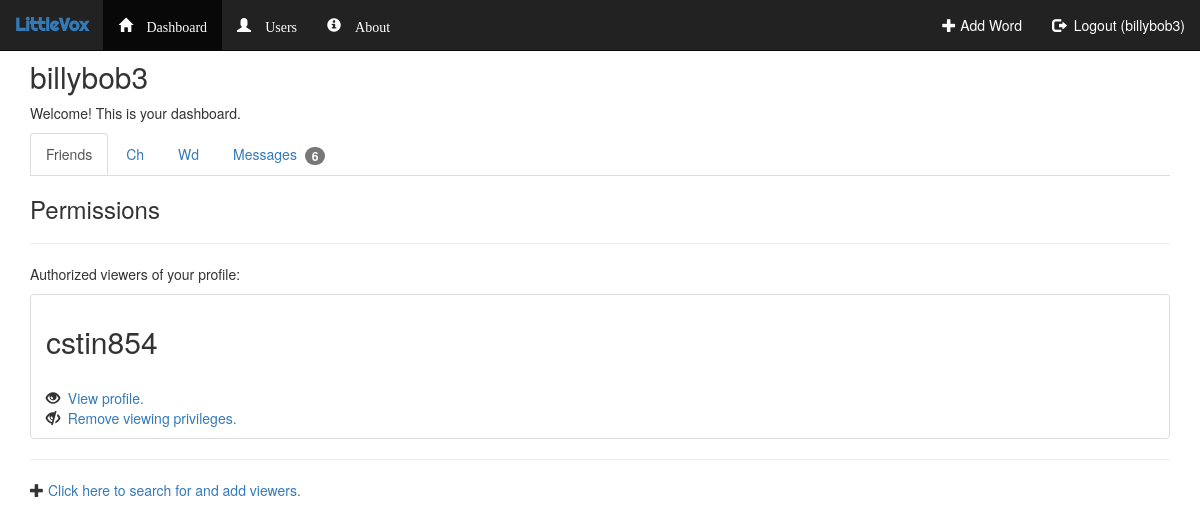
The app's page /outline/user/billybob3/ (signed in), older data.
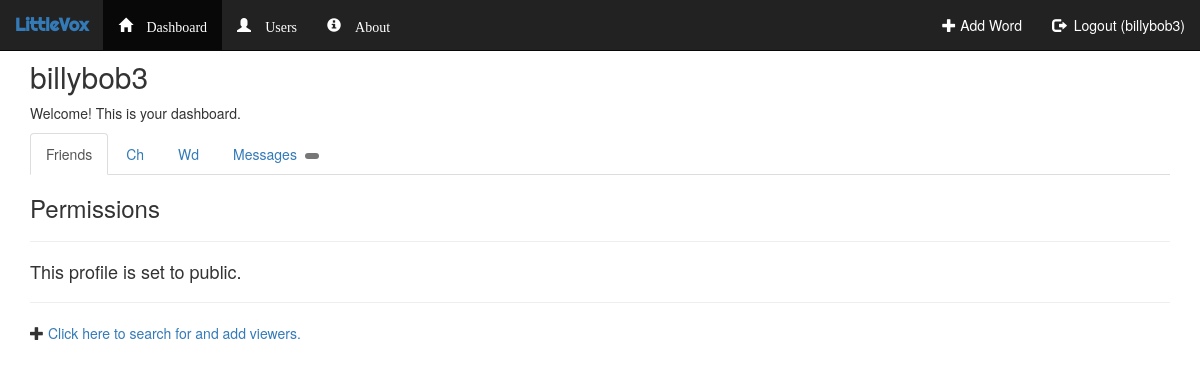
The same page, newer data.
### outline/models.py (models this page shows, shortened)
class Viewer(models.Model):
    owner = models.ForeignKey(User, on_delete=models.CASCADE)
    viewer = models.CharField(max_length=30)
    is_blocked = models.BooleanField(default=False)

### outline/views.py (the view, shortened to what this page needs)
# urls.py: url(r'^user/(?P<user>[A-Za-z0-9]+)/$', views.user_splashpage, name='user_splashpage'),
def user_splashpage(request, user):
    context = dict()
    if request.POST:
        request.session['error_title'] = "Processing test."
        msg = ''
        for key, val in request.POST.items():
            msg += "Key = " + key + "<br>"
            msg += "------Val = " + val + "<hr>"
        request.session['error_message'] = msg
        return redirect('outline:user_splashpage', user=request.user.username)
    else:
        try:
            user = User.objects.get(username=user)
        except:
            request.session['error_message'] = "That user does not exist."
            return redirect('outline:users')
        if 'error_message' in request.session:
            context['error_message'] = request.session['error_message']
            del request.session['error_message']
            request.session.modified = True
        if 'error_title' in request.session:
            context['error_title'] = request.session['error_title']
            del request.session['error_title']
            request.session.modified = True
        context['dashboard_active'] = True
        context['user'] = user.username
        if request.user.username == user.username:
            try:
                context['viewer_list'] = list(user.viewer_set.all())
            except:
                context['viewer_list'] = False
            try:
                context['child_list'] = list(user.child_set.all())
            except:
                context['child_list'] = False
            try:
                context['messages'] = list(user.message_set.all())
                context['number_of_messages'] = len(context['messages'])
            except:
                context['messages'] = False
                context['number_of_messages'] = False
            context['dashboard_header'] = "Welcome! This is your dashboard."
            context['is_owner'] = True
            return render(request, 'outline/dashboard.html', context)

### outline/models.py (called while the page is built)
    def is_actionable(self):
        if self.sender == 'admin' or self.recipient.username == 'admin':
            return False
        else:
            return True

### outline/templates/outline/dashboard.html (shortened to what this page needs)
{% extends 'outline/base.html' %}
{% block body %}
<div class="container">
    <h2>{{ user }}</h2>
    <p>{{ dashboard_header }}</p>
    <ul class="nav nav-tabs">
        <li class="active"><a data-toggle="tab" href="#home">Friends</a></li>
        <li><a data-toggle="tab" href="#menu1">Ch</a></li>
        <li><a data-toggle="tab" href="#menu2">Wd</a></li>
        <li>
            <a data-toggle="tab" href="#messages">
                Messages&nbsp;
                <span class="badge">
                    {% if number_of_messages %}
                    {{ number_of_messages }}
                    {% endif %}
                </span>
            </a>
        </li>
    </ul>
    <div class="tab-content">
        <div id="home" class="tab-pane fade in active">
            <h3>Permissions</h3>
            <hr>
            {% include 'outline/snippets/permissions_list.html' %}
        </div>
    </div>
</div>
{% endblock %}

### outline/templates/outline/base.html (shortened to what this page needs)
<!DOCTYPE html>
<html lang="en">
<head>
    <link rel="stylesheet" href="https://maxcdn.bootstrapcdn.com/bootstrap/3.3.7/css/bootstrap.min.css">
    {% load staticfiles %}
</head>
<body>
<nav class="navbar navbar-inverse  navbar-fixed-top">
    <div class="container-fluid">
        <div class="navbar-header">
            <a class="navbar-brand" href="{% url 'outline:index' %}" style="font-family: 'Righteous', serif;
                color: #337AB7;">
                <strong>LittleVox</strong>
            </a>
        </div>
        <div class="collapse navbar-collapse" id="myNavbar">
            <ul class="nav navbar-nav">
                <li class="{% if dashboard_active %}active{% endif %}">
                    <a href="
                            {% if request.user.username %}/outline/user/{{ request.user.username }}/
                            {% else %}{% url 'outline:index' %}
                            {% endif %}" style="color: #FFFFFF;">
                        <span class="glyphicon glyphicon-home" aria-hidden="True">&nbsp;Dashboard</span>
                    </a>
                </li>
                <li class="{% if users_active %}active{% endif %}">
                    <a href="{% url 'outline:users' %}" style="color: #FFFFFF;">
                        <span class="glyphicon glyphicon-user" aria-hidden="True">&nbsp;Users</span>
                    </a>
                </li>
                <li class="{% if about_active %}active{% endif %}">
                    <a href="#" style="color: #FFFFFF;">
                        <span class="glyphicon glyphicon-info-sign" aria-hidden="True">&nbsp;About</span>
                    </a>
                </li>
            </ul>
            <ul class="nav navbar-nav navbar-right">
                <li class="{% if addword_active %}active{% endif %}">
                    <a href="#" style="color: #FFFFFF;"><span class="glyphicon glyphicon-plus"></span>&nbsp;Add Word</a>
                </li>
                {% if request.user.username %}
                <li class="{% if loginout_active %}active{% endif %}">
                    <a href="{% url 'outline:logout' %}" style="color: #FFFFFF;"><span
                            class="glyphicon glyphicon-log-out"></span>
                        &nbsp;Logout ({{ request.user.username }})
                    </a>
                </li>
                {% else %}
                <li class="{% if loginout_active %}active{% endif %}">
                    <a href="{% url 'outline:login' %}" style="color: #FFFFFF;">
                        <span class="glyphicon glyphicon-log-in"></span>&nbsp;Login
                    </a>
                </li>
                {% endif %}
            </ul>
        </div>
    </div>
</nav>
<br><br>
{% block body %}
{% endblock %}
</body>
</html>

### outline/templates/outline/snippets/permissions_list.html
{% if is_owner %}
    {% if viewer_list %}
    <p>Authorized viewers of your profile:</p>
    <ul class="list-group">
        {% for viewer in viewer_list %}
        <li class="list-group-item">
            <h2>{{ viewer.viewer }}</h2>
            <br>
            <span class="glyphicon glyphicon-eye-open"></span>&nbsp;
            <a href="/outline/user/{{ viewer.viewer }}/">View profile.</a>
            <br>
            <span class="glyphicon glyphicon-eye-close"></span>&nbsp;
            <a href="/outline/rm/{{ viewer.viewer }}/">Remove viewing privileges.</a>
        </li>
        {% endfor %}
    </ul>
    {% else %}
    <h4>
        This profile is set to public.
    </h4>
    {% endif %}
    <hr>
    <span class="glyphicon glyphicon-plus"></span>
    <a href="{% url 'outline:users' %}">Click here to search for and add viewers.</a>
{% else %}
    Trying to view someone else's permissons? Well, we had better figure out something to put here....<br>
    Two options<br>
    (1) Are auth viewer -- show some shiz.<br>
(2) Not auth viewer -- request access page. <strong>This should be handled in the view.</strong>
{% endif %}

Row changes from the older to the newer data that the page shows:
removed Viewer: viewer "cstin854"
Text that changed along with them:
{{ number_of_messages }}: "6" → (not shown)
text no longer shown: "Authorized viewers of your profile:"
text now shown: "This profile is set to public."
